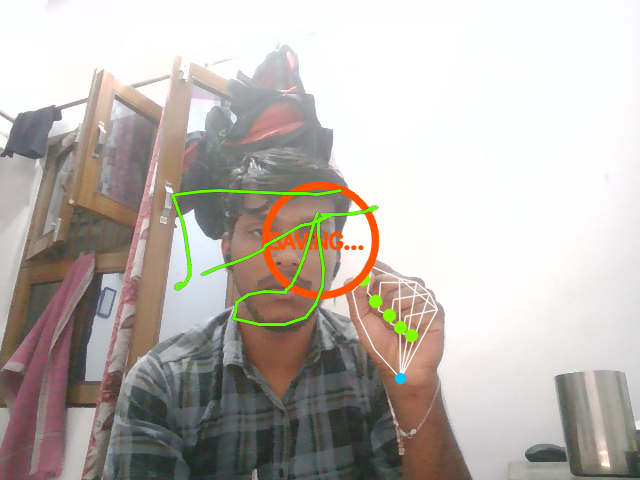
#> input picture data/drawings/drawing_20260510_002932.png, 640 x 480 px
$ python -i ar_overlay.py   (imports and definitions only)
#> lines starting #> are read from the running program, lines starting #| are printed output that depends on the picture
### jarvis_hand_control/ui/ar_effects.py
"""
ui/ar_effects.py
Pure functions for AR visual effects.
No classes. No state. All functions are deterministic given the same inputs
(except frame_count-driven animations which are intentionally time-varying).
"""
from __future__ import annotations

import math
import random

import cv2
import numpy as np


# ── Circuit pattern ───────────────────────────────────────────────────────────

def generate_circuit_pattern(width: int, height: int) -> np.ndarray:
    """
    Generate a static tiling circuit-board pattern as a BGR numpy array.

    Algorithm:
      - Draw horizontal and vertical line segments on a grid with spacing 32px
      - Add random T-branches and nodes at intersections
    Returns uint8 BGR image of shape (height, width, 3).
    """
    canvas = np.zeros((height, width, 3), dtype=np.uint8)
    grid   = 32
    rng    = random.Random(42)   # deterministic seed for stable pattern

    line_col = (0, 60, 0)         # dark green circuit colour
    node_col = (0, 120, 40)

    # Horizontal lines
    for gy in range(0, height, grid):
        x = 0
        while x < width:
            seg_len = rng.randint(2, 6) * grid
            end_x   = min(x + seg_len, width - 1)
            cv2.line(canvas, (x, gy), (end_x, gy), line_col, 1)
            x = end_x + rng.randint(0, 2) * grid

    # Vertical lines
    for gx in range(0, width, grid):
        y = 0
        while y < height:
            seg_len = rng.randint(2, 5) * grid
            end_y   = min(y + seg_len, height - 1)
            cv2.line(canvas, (gx, y), (gx, end_y), line_col, 1)
            y = end_y + rng.randint(0, 2) * grid

    # Nodes at intersections (random subset)
    for gy in range(0, height, grid):
        for gx in range(0, width, grid):
            if rng.random() < 0.25:
                cv2.circle(canvas, (gx, gy), 2, node_col, -1)

    return canvas


def scroll_circuit_pattern(pattern: np.ndarray,
                            frame_count: int,
                            speed: int = 1) -> np.ndarray:
    """
    Scroll the circuit pattern horizontally using numpy.roll.
    Offset = (frame_count * speed) % pattern_width.
    Returns the scrolled pattern as a new array.
    """
    offset = (frame_count * speed) % pattern.shape[1]
    return np.roll(pattern, -offset, axis=1)


# ── Pulse ring ────────────────────────────────────────────────────────────────

# [100 lines left out: functions draw_pulse_ring, draw_waveform_bars, apply_glow_effect, not called in this run]


# ── Name badge ────────────────────────────────────────────────────────────────

def draw_name_badge(frame: np.ndarray,
                    text: str,
                    position: str = "bottom_left",
                    frame_count: int = 0) -> np.ndarray:
    """
    Draw a JARVIS-style name badge with a scanning line animation.

    position : "bottom_left" | "bottom_right" | "top_left" | "top_right"
    """
    h, w = frame.shape[:2]

    (tw, th), _ = cv2.getTextSize(text, cv2.FONT_HERSHEY_SIMPLEX, 0.55, 1)
    pad   = 8
    bw    = tw + pad * 2
    bh    = th + pad * 2

    # Position
    if position == "bottom_left":
        x0, y0 = 12, h - bh - 12
    elif position == "bottom_right":
        x0, y0 = w - bw - 12, h - bh - 12
    elif position == "top_right":
        x0, y0 = w - bw - 12, 12
    else:
        x0, y0 = 12, 12

    # Dark background
    overlay = frame.copy()
    cv2.rectangle(overlay, (x0, y0), (x0 + bw, y0 + bh), (10, 10, 10), -1)
    cv2.addWeighted(overlay, 0.75, frame, 0.25, 0, frame)

    # Cyan border
    cv2.rectangle(frame, (x0, y0), (x0 + bw, y0 + bh), (255, 255, 0), 1)

    # Text
    cv2.putText(frame, text, (x0 + pad, y0 + pad + th),
                cv2.FONT_HERSHEY_SIMPLEX, 0.55, (255, 255, 0), 1, cv2.LINE_AA)

    # Scanning line inside badge
    scan_offset = (frame_count * 2) % bh
    sy = y0 + scan_offset
    if y0 <= sy <= y0 + bh:
        scan_overlay = frame.copy()
        cv2.line(scan_overlay, (x0, sy), (x0 + bw, sy), (255, 255, 0), 1)
        cv2.addWeighted(scan_overlay, 0.35, frame, 0.65, 0, frame)

    return frame


# ── Scanning line overlay ────────────────────────────────────────────────────

def draw_scanning_line_overlay(frame: np.ndarray,
                                frame_count: int,
                                speed: int = 4) -> np.ndarray:
    """
    Full-width horizontal cyan scan line at 20% opacity, moving top→bottom.
    Resets to top when reaching the bottom.
    """
    h, w  = frame.shape[:2]
    y     = (frame_count * speed) % h
    overlay = frame.copy()
    cv2.line(overlay, (0, y), (w, y), (255, 255, 0), 1)
    cv2.addWeighted(overlay, 0.20, frame, 0.80, 0, frame)
    return frame

### jarvis_hand_control/ui/ar_overlay.py
"""
ui/ar_overlay.py
AROverlayEngine — composites AR effects and feeds a virtual camera.
Falls back gracefully if pyvirtualcam is unavailable or no backend found.
"""
from __future__ import annotations

import json
import logging
import time
from collections import deque
from pathlib import Path
from typing import Optional

import cv2
import numpy as np

from ui.ar_effects import (
    generate_circuit_pattern,
    scroll_circuit_pattern,
    draw_pulse_ring,
    draw_waveform_bars,
    apply_glow_effect,
    draw_name_badge,
    draw_scanning_line_overlay,
)

log = logging.getLogger(__name__)

_SETTINGS_FILE = Path(__file__).resolve().parent.parent / "config" / "ar_settings.json"

_RES_MAP = {
    "720p":  (1280, 720),
    "1080p": (1920, 1080),
    "480p":  (854,  480),
}


def _load_ar_settings() -> dict:
    try:
        with _SETTINGS_FILE.open(encoding="utf-8") as f:
            return json.load(f)
    except Exception:
        return {}


class AROverlayEngine:
    """
    Applies AR overlays (circuit, pulse rings, waveform, glow, badge)
    and optionally streams to a virtual camera via pyvirtualcam.

    Call update() every frame. Call close() at shutdown.
    """

    def __init__(self, settings=None) -> None:
        self._settings    = settings
        self._ar_cfg      = _load_ar_settings()
        self._enabled     = self._ar_cfg.get("enabled", True)
        self._glow        = self._ar_cfg.get("glow_effects", True)
        self._badge       = self._ar_cfg.get("badge_visible", True)
        self._circuit_on  = self._ar_cfg.get("circuit_pattern_opacity", 0.15) > 0
        self._circuit_op  = float(self._ar_cfg.get("circuit_pattern_opacity", 0.15))
        self._pulse_on    = self._ar_cfg.get("pulse_ring_enabled", True)
        self._wave_on     = self._ar_cfg.get("waveform_bars_enabled", True)
        self._scan_on     = self._ar_cfg.get("scanning_line_enabled", True)
        self._bg_int      = self._ar_cfg.get("background_effects_intensity", 70) / 100.0
        self._fps_target  = int(self._ar_cfg.get("fps_target", 30))

        res_key = self._ar_cfg.get("resolution", "720p")
        self._out_w, self._out_h = _RES_MAP.get(res_key, (1280, 720))

        # Virtual camera
        self._vcam        = None
        self.backend_name = "none"
        self._init_virtual_camera()

        # Circuit pattern (generated once, scrolled each frame)
        self._circuit: Optional[np.ndarray] = None
        if self._circuit_on:
            self._circuit = generate_circuit_pattern(self._out_w, self._out_h)

        # Token bucket rate limiter
        self._tokens:      float = float(self._fps_target)
        self._last_refill: float = time.perf_counter()
        self._max_tokens:  float = float(self._fps_target)
        self._refill_rate: float = float(self._fps_target)   # per second

        # Frame timing / diagnostics
        self._last_frame_times: deque[float] = deque(maxlen=30)
        self._consecutive_drops: int  = 0
        self._last_fps_log:      float = 0.0
        self._frame_count:       int   = 0

        log.info("AROverlayEngine ready  backend=%s  out=%dx%d  fps_target=%d",
                 self.backend_name, self._out_w, self._out_h, self._fps_target)

    # ── Virtual camera init ───────────────────────────────────────────────────

    def _init_virtual_camera(self) -> None:
        """Try pyvirtualcam backends in preference order."""
        backend_pref = self._ar_cfg.get("virtual_camera_backend", "auto")
        candidates   = []

        if backend_pref == "auto":
            import sys
            if sys.platform == "win32":
                candidates = ["obs", "unitycapture", None]
            else:
                candidates = ["v4l2", None]
        elif backend_pref != "none":
            candidates = [backend_pref, None]
        else:
            return

        try:
            import pyvirtualcam
        except ImportError:
            log.warning("pyvirtualcam not installed — virtual camera disabled")
            return

        for backend in candidates:
            try:
                kwargs = dict(width=self._out_w, height=self._out_h,
                              fps=self._fps_target, delay=0)
                if backend is not None:
                    kwargs["backend"] = backend
                cam = pyvirtualcam.Camera(**kwargs)
                self._vcam        = cam
                self.backend_name = backend or "auto"
                log.info("Virtual camera opened: backend=%s", self.backend_name)
                return
            except Exception as exc:
                log.debug("pyvirtualcam backend '%s' failed: %s", backend, exc)

        log.warning("No virtual camera backend available — AR preview only")

    # ── Token bucket ──────────────────────────────────────────────────────────

    def _token_bucket_wait(self) -> None:
        """Refill tokens based on elapsed time, sleep if bucket empty."""
        now     = time.perf_counter()
        elapsed = now - self._last_refill
        self._tokens      = min(self._max_tokens, self._tokens + elapsed * self._refill_rate)
        self._last_refill = now

        if self._tokens < 1.0:
            wait = (1.0 - self._tokens) / self._refill_rate
            time.sleep(wait)
            self._tokens = 0.0
        else:
            self._tokens -= 1.0

    # ── Main update ───────────────────────────────────────────────────────────

    def update(
        self,
        frame:          np.ndarray,
        amplitude_data: Optional[np.ndarray]   = None,
        hand_positions: Optional[list[tuple]]  = None,
        active_gestures: Optional[list[str]]   = None,
        drawing_layer:  Optional[np.ndarray]   = None,
    ) -> None:
        """
        Composite AR effects and send to virtual camera.

        frame           : BGR frame from camera
        amplitude_data  : 1-D float array 0–1 for waveform (len >= 32)
        hand_positions  : list of (cx, cy) pixel positions for pulse rings
        active_gestures : list of current gesture names (unused currently)
        drawing_layer   : BGR array with air-drawing strokes (black background)
        """
        if not self._enabled:
            return

        self._token_bucket_wait()
        t_start = time.perf_counter()
        self._frame_count += 1

        # Work on a copy so HUD changes don't bleed to virtual cam
        out = frame.copy()
        h, w = out.shape[:2]

        # 1. Circuit pattern overlay
        if self._circuit_on and self._circuit is not None:
            scrolled = scroll_circuit_pattern(self._circuit, self._frame_count)
            # Resize circuit to match frame if needed
            if scrolled.shape[:2] != (h, w):
                scrolled = cv2.resize(scrolled, (w, h))
            cv2.addWeighted(
                scrolled, self._circuit_op * self._bg_int,
                out,      1.0,
                0, out
            )

        # 2. Pulse rings at each hand center
        if self._pulse_on and hand_positions:
            for cx, cy in hand_positions:
                out = draw_pulse_ring(out, (cx, cy), self._frame_count,
                                      color=(255, 255, 0), max_radius=60, duration=12)

        # 3. Waveform bars
        if self._wave_on and amplitude_data is not None and len(amplitude_data) > 0:
            amps = np.asarray(amplitude_data, dtype=np.float32)
            out  = draw_waveform_bars(out, amps, bar_count=32, max_height=60)

        # 4. Drawing glow + composite
        if drawing_layer is not None:
            if self._glow:
                out = apply_glow_effect(out, drawing_layer, blur_radius=15)
            else:
                mask = cv2.cvtColor(drawing_layer, cv2.COLOR_BGR2GRAY)
                _, mask = cv2.threshold(mask, 1, 255, cv2.THRESH_BINARY)
                out[mask > 0] = drawing_layer[mask > 0]

        # 5. Name badge
        if self._badge:
            out = draw_name_badge(out, "J.A.R.V.I.S", "bottom_right",
                                  self._frame_count)

        # 6. Scanning line
        if self._scan_on:
            out = draw_scanning_line_overlay(out, self._frame_count, speed=4)

        # 7. Resize to output resolution
        if (w, h) != (self._out_w, self._out_h):
            out = cv2.resize(out, (self._out_w, self._out_h))

        # 8. Send to virtual camera (RGB)
        if self._vcam is not None:
            try:
                rgb = cv2.cvtColor(out, cv2.COLOR_BGR2RGB)
                self._vcam.send(rgb)
            except Exception as exc:
                log.debug("vcam send error: %s", exc)

        # 9. FPS accounting
        t_end    = time.perf_counter()
        latency  = t_end - t_start
        expected = 1.0 / self._fps_target

        self._last_frame_times.append(latency)

        if latency > expected * 1.5:
            self._consecutive_drops += 1
        else:
            self._consecutive_drops = 0

        if self._consecutive_drops > 5:
            log.warning("AR overlay: %d consecutive late frames (%.1fms avg)",
                        self._consecutive_drops,
                        sum(self._last_frame_times) / len(self._last_frame_times) * 1000)
            self._consecutive_drops = 0

        now = time.time()
        if now - self._last_fps_log > 10.0:
            if self._last_frame_times:
                avg_ms  = sum(self._last_frame_times) / len(self._last_frame_times) * 1000
                live_fps = 1000.0 / max(avg_ms, 1)
                log.info("AR overlay FPS: %.1f  avg_latency: %.1fms", live_fps, avg_ms)
            self._last_fps_log = now

    # ── Cleanup ───────────────────────────────────────────────────────────────

    # [15 lines left out: function close, not called in this run]

>>> import cv2
>>> picture = cv2.imread('../../data/drawings/drawing_20260510_002932.png')
#> picture is the input picture: shape (480, 640, 3); mean B, G, R 175.7, 181.4, 188
>>> result = AROverlayEngine().update(picture)
#> (the call stopped at in _init_virtual_camera, `cam = pyvirtualcam.Camera(**kwargs)`: pyvirtualcam is not available in this run)
#> in update, `cv2.addWeighted( scrolled, self._circuit_op * self._bg_int, out,      ..`:
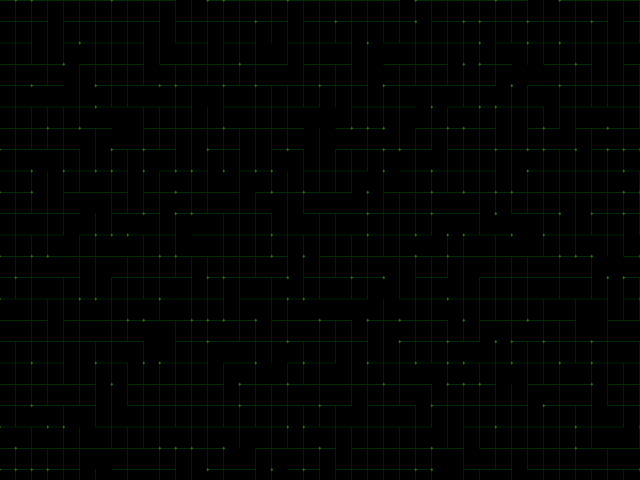
#> scrolled: shape (480, 640, 3); mean B, G, R 0, 3.3, 0.1
#> in draw_name_badge, `cv2.rectangle(overlay, (x0, y0), (x0 + bw, y0 + bh), (10, 10, 10), -1)`:
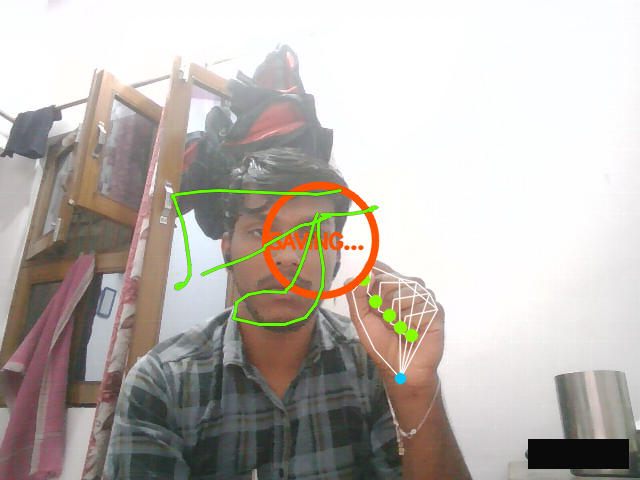
#> overlay: shape (480, 640, 3); mean B, G, R 174.6, 180.4, 186.8
#> in draw_name_badge, `cv2.putText(frame, text, (x0 + pad, y0 + pad + th), cv2.FONT_HERSHEY_S..`:
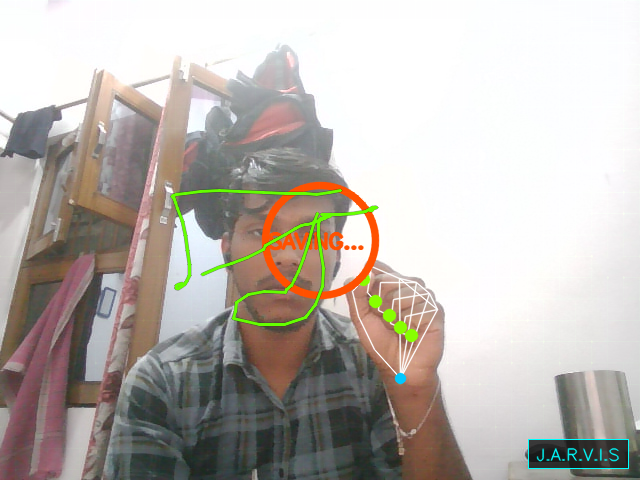
#> frame: shape (480, 640, 3); mean B, G, R 175.2, 181, 187
#> in draw_scanning_line_overlay, `cv2.line(overlay, (0, y), (w, y), (255, 255, 0), 1)`:
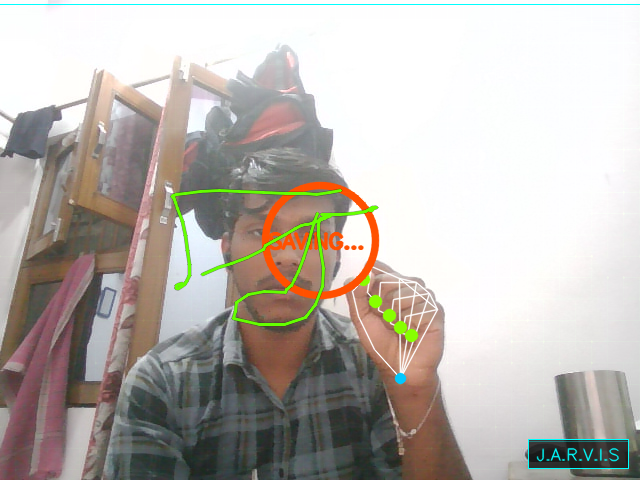
#> overlay: shape (480, 640, 3); mean B, G, R 175.2, 181.1, 186.5
#> in draw_scanning_line_overlay, `cv2.addWeighted(overlay, 0.20, frame, 0.80, 0, frame)`:
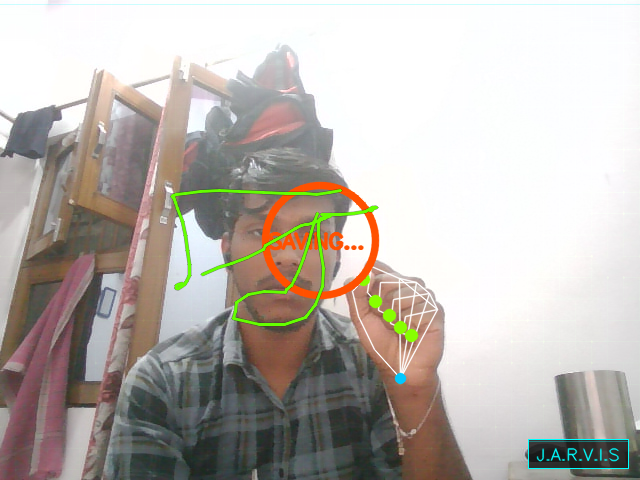
#> frame: shape (480, 640, 3); mean B, G, R 175.2, 181.1, 186.9
#> in update, `out = cv2.resize(out, (self._out_w, self._out_h))`:
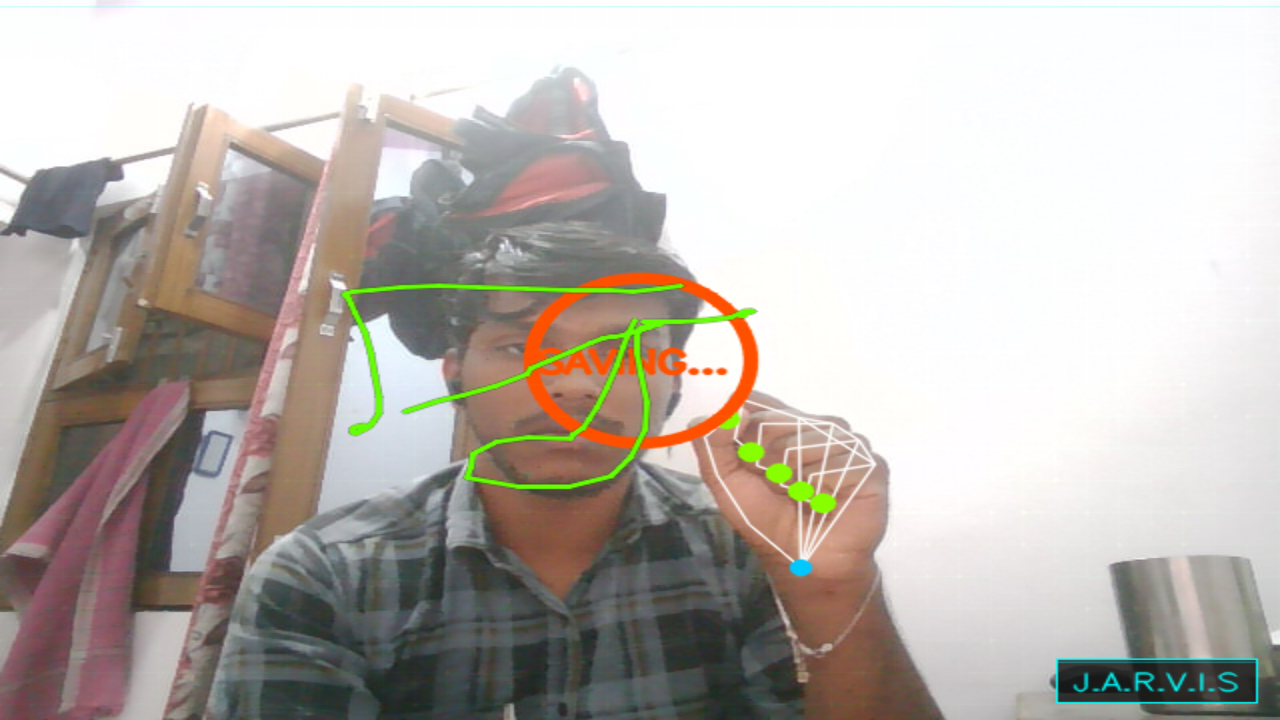
#> out: shape (720, 1280, 3); mean B, G, R 175.2, 181, 186.9

$ run again, on data/drawings/drawing_20260510_003021.png
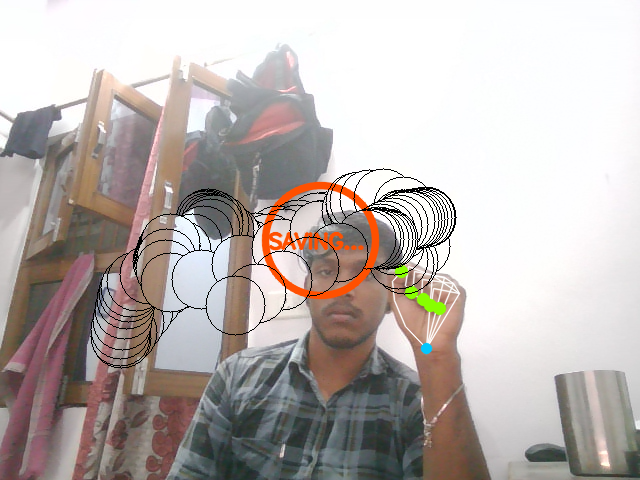
#> input picture data/drawings/drawing_20260510_003021.png, 640 x 480 px
#> picture is the input picture: shape (480, 640, 3); mean B, G, R 176.2, 179.2, 187.4
#> scan_overlay: shape (480, 640, 3); mean B, G, R 175.7, 179, 186.4
#> in draw_scanning_line_overlay, `cv2.addWeighted(overlay, 0.20, frame, 0.80, 0, frame)`:
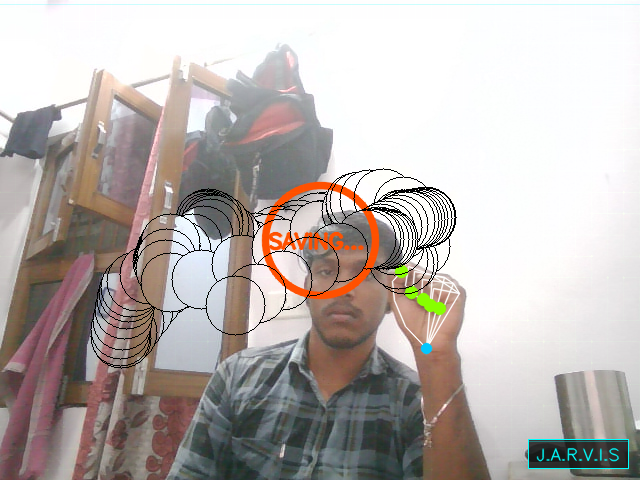
#> frame: shape (480, 640, 3); mean B, G, R 175.7, 178.9, 186.3
#> in update, `out = cv2.resize(out, (self._out_w, self._out_h))`:
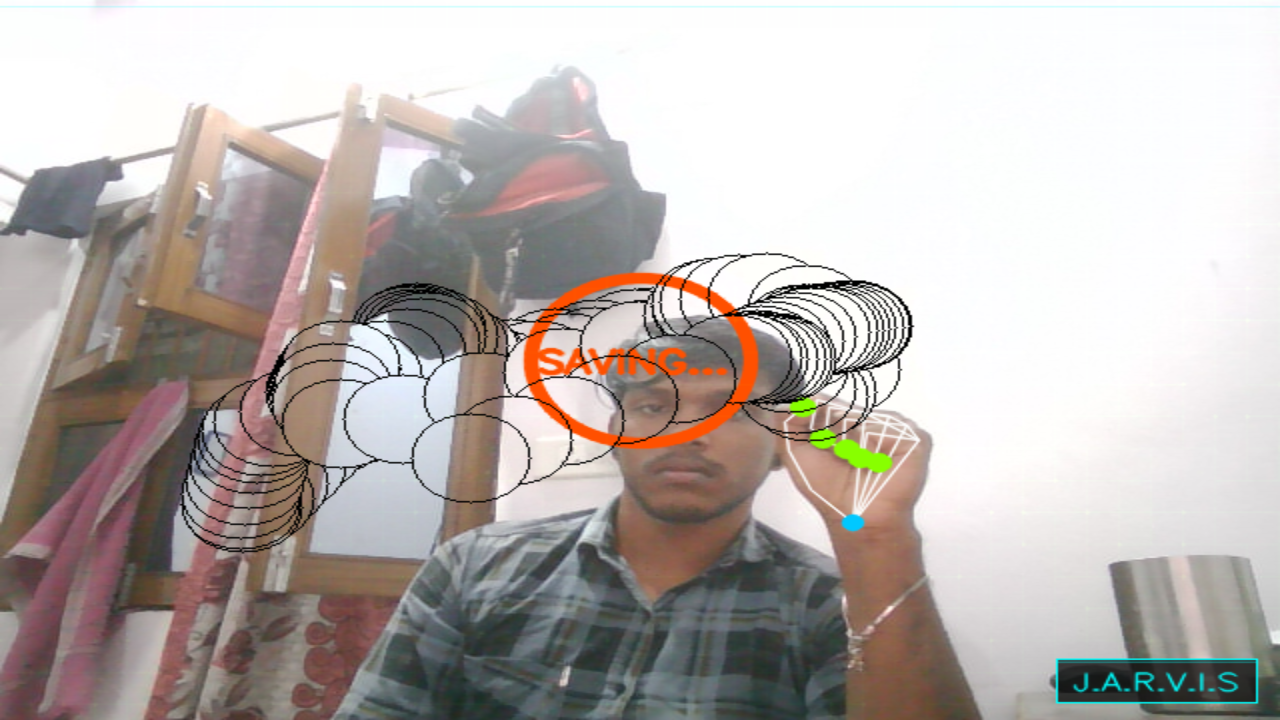
#> out: shape (720, 1280, 3); mean B, G, R 175.6, 178.9, 186.2
